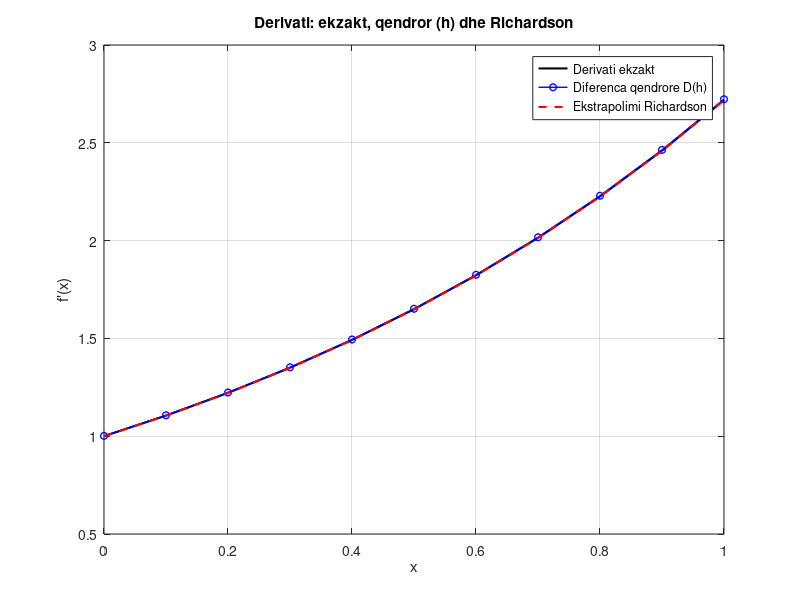
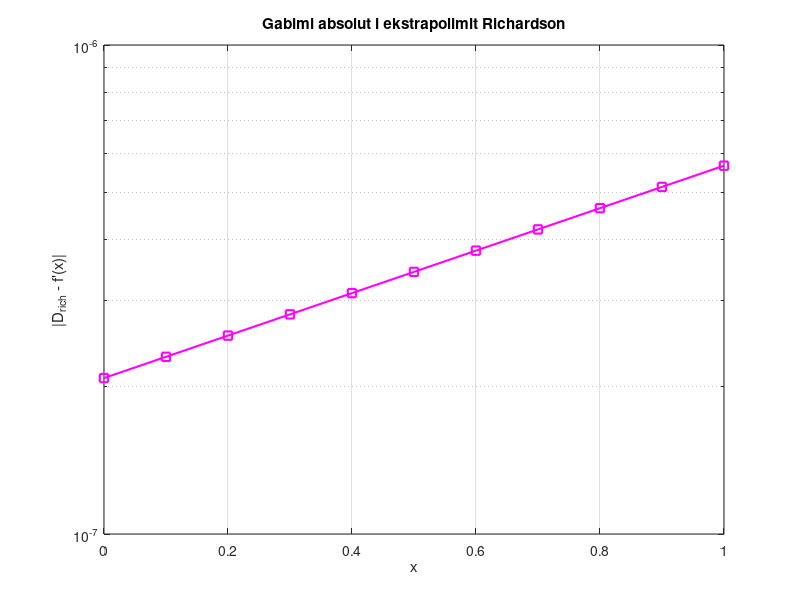

Source code (MATLAB) for these figures, in order:
function richardson_derivative_interval()
% RICHardson ekstrapolimi per derivatin e pare ne nje interval
% Shembull: f(x) = exp(x) ne intervalin [0, 1] me hap h = 0.1
%
% Mund te ndryshosh:
%   - funksionin f dhe derivatin e tij fp
%   - intervalin [a, b]
%   - hapin h

%% Funksioni dhe derivati i tij (ndrysho sipas deshires)
f  = @(x) exp(x);   % funksioni
fp = @(x) exp(x);   % derivati ekzakt

%% Parametrat e intervalit
a = 0;              % kufiri i majte
b = 1;              % kufiri i djathte
h = 0.1;            % hapi
p = 2;              % rendi i metodes qendrore (p = 2)

% Pikat ku llogarisim derivatin
x = a:h:b;
n = numel(x);

% Vektoret per rezultatet
D_h     = zeros(size(x));   % derivati me diference qendrore, hap h
D_h2    = zeros(size(x));   % derivati me diference qendrore, hap h/2
D_rich  = zeros(size(x));   % ekstrapolimi i Richardson-it
D_exact = fp(x);            % derivati i sakte

%% Llogaritja e D(h), D(h/2) dhe ekstrapolimit ne cdo pike
for k = 1:n
    xk = x(k);

    % Diferenca qendrore me hap h
    D_h(k) = (f(xk + h) - f(xk - h)) / (2*h);

    % Diferenca qendrore me hap h/2
    D_h2(k) = (f(xk + h/2) - f(xk - h/2)) / h;

    % Ekstrapolimi i Richardson-it
    D_rich(k) = (2^p * D_h2(k) - D_h(k)) / (2^p - 1);
end

%% Tabela e rezultateve (afishohet ne Command Window)
fprintf('\n--- Ekstrapolimi i Richardson-it ne interval ---\n');
fprintf('  k      x_k        D(h)          D(h/2)       D_rich        D_exact       |D_rich - D_exact|\n');
fprintf('----------------------------------------------------------------------------------------------\n');
for k = 1:n
    fprintf('%3d  %9.5f  %11.7f  %11.7f  %11.7f  %11.7f  %14.7e\n', ...
        k, x(k), D_h(k), D_h2(k), D_rich(k), D_exact(k), abs(D_rich(k) - D_exact(k)));
end

%% Grafiku i derivateve
figure;
plot(x, D_exact, '-k', 'LineWidth', 1.5); hold on;
plot(x, D_h, 'bo-', 'LineWidth', 1.0, 'MarkerSize', 5);
plot(x, D_rich, 'r--', 'LineWidth', 1.5);
grid on;
xlabel('x');
ylabel('f''(x)');
title('Derivati: ekzakt, qendror (h) dhe Richardson');
legend('Derivati ekzakt', 'Diferenca qendrore D(h)', 'Ekstrapolimi Richardson', ...
       'Location', 'Best');

%% Grafiku i gabimit te Richardson-it
figure;
semilogy(x, abs(D_rich - D_exact), 'ms-', 'LineWidth', 1.5, 'MarkerSize', 6);
grid on;
xlabel('x');
ylabel('|D_{rich} - f''(x)|');
title('Gabimi absolut i ekstrapolimit Richardson');

end
